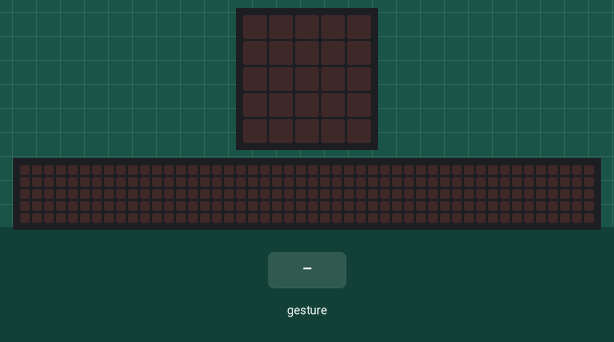
Bench run of a program on a simulated BBC micro:bit running MicroPython. On the bench: the board's 5×5 LED display, a strip that is not on the board, showing the scrolling text unrolled. Inputs (shaded band) come from the test bench. Random numbers come from a fixed seed; a tilt is held for 1.5 s and a shake lasts 1 s, then the board lies face up again; the 48×5 strip is a reading aid, not a part: it shows the text the display is scrolling, unrolled, one strip-width of it at a time.

Above: at 1.2 s.
1.3 s: gesture 'shake'
At 1.57 s:
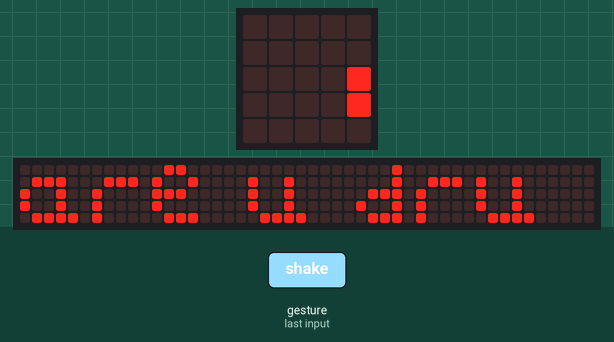
At 2.02 s:
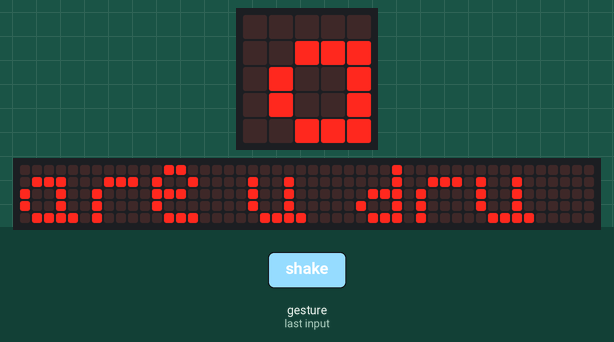
Timing chart, 0 to 4.3 s (numbered marks = the images above; inputs shaded):
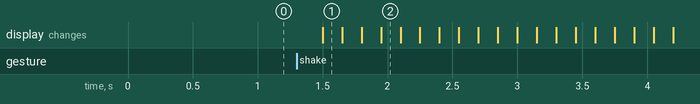

The program:

Acceleroometer.py
```python
from microbit import *
import random

answers = ["da", "are u drunk", "just do it", "nope", "am i joking to u"]

while True:
    if accelerometer.is_gesture("shake"):
        display.scroll(random.choice(answers))
        sleep(2000)
        display.clear()
```

Measured:
- after the input at 1.3 s, the display: changes after 0.20 s (image 1)
